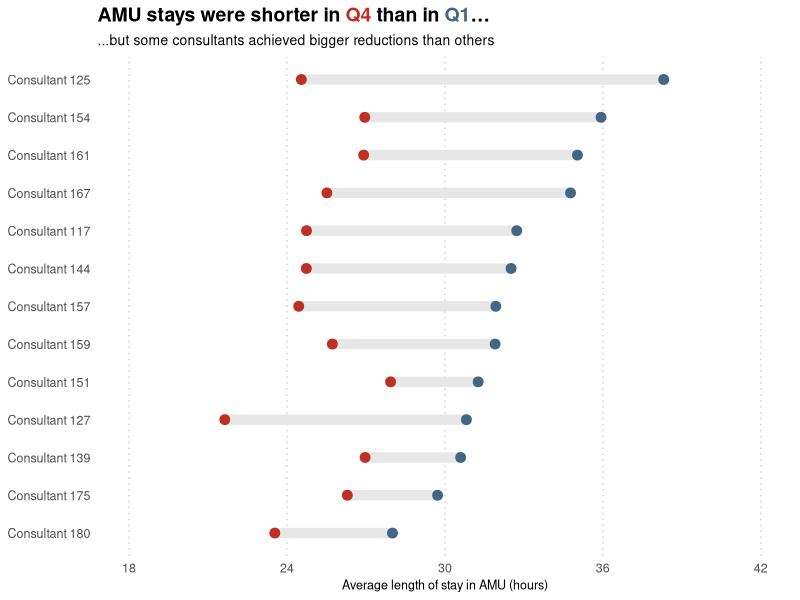

R code for this plot:

# Case Study No. 3 - AMU ALoS Dumbbell Chart (more conventional method) ---


# Step 0 - load the packages ----------------------------------------------

library(readxl)
library(tidyverse)
library(ggtext)


# Step 1 - import the data ------------------------------------------------

df_amu_stays <-
  read_xlsx("data/03_amu_stays.xlsx")


# Step 2 - delete the improbably long stays -------------------------------

df_amu_stays_a <-
  df_amu_stays |> 
  filter(amu_los_hours <= (7*24)) |> 
  arrange(desc(amu_los_hours))


# Step 3 - append a quarter variable --------------------------------5-----

df_amu_stays_b <-
  df_amu_stays_a |> 
  mutate(amu_end_quarter = case_when(amu_end_datetime <= '2014-12-28 23:59' ~ "q1",
                                     amu_end_datetime > '2014-12-28 23:59' 
                                     & amu_end_datetime <= '2015-03-29 23:59' ~ "q2",
                                     amu_end_datetime > '2015-03-29 23:59' 
                                     & amu_end_datetime <= '2015-06-28 23:59' ~ "q3",
                                     amu_end_datetime > '2014-12-28 23:59' ~ "q4")) |> 
  arrange(amu_end_datetime)


# Step 4 - check what happened to AMU ALoS q1 to q4 -----------------------

summary_amu_stays_q <-
  df_amu_stays_b |> 
  group_by(amu_end_quarter) |> 
  summarize(no_of_stays = n(),
            amu_alos = mean(amu_los_hours))


# Step 5 - delete the q2 and q4 stays -------------------------------------

df_amu_stays_c <-
  df_amu_stays_b |> 
  filter(amu_end_quarter == "q1" | amu_end_quarter == "q4")


# Step 6 - create a summary anon_cons_code league table -------------------

summary_amu_stays_cons <-
  df_amu_stays_c |> 
  group_by(anon_cons_code) |> 
  summarize(q1_stays = sum(if_else(amu_end_quarter == "q1", 1, 0)),
            q4_stays = sum(if_else(amu_end_quarter == "q4", 1, 0)),
            include = if_else(q1_stays > 50 & q4_stays > 50,"include", "exclude"))


# Step 7 - append the include variable to df_amu_stays_c ------------------

df_amu_stays_d <-
  df_amu_stays_c |> 
  left_join(summary_amu_stays_cons,
            join_by(anon_cons_code == anon_cons_code)) |> 
  filter(include == "include") |> 
  select(anon_id,
         anon_cons_code,
         amu_los_hours,
         amu_end_quarter) |> 
  filter(anon_cons_code != "Consultant 147")


# Step 8a - prepare the q1 summary table for plotting ------------------------

summary_amu_stays_plot_q1 <-
  df_amu_stays_d |> 
  filter(amu_end_quarter == "q1") |> 
  group_by(anon_cons_code) |> 
  summarize(alos_q1 = mean(amu_los_hours))
  

# Step 8b - prepare the q4 summary table for plotting ------------------------

summary_amu_stays_plot_q4 <-
  df_amu_stays_d |> 
  filter(amu_end_quarter == "q4") |> 
  group_by(anon_cons_code) |> 
  summarize(alos_q4 = mean(amu_los_hours))


# Step 9 - join the two summary tables together ---------------------------

summary_amu_stays_plot <-
  summary_amu_stays_plot_q1 |> 
  left_join(summary_amu_stays_plot_q4,
            join_by(anon_cons_code == anon_cons_code))

# Step 10 - draw the plot -------------------------------------------------
ggplot(data = summary_amu_stays_plot) +
  aes(y = reorder(anon_cons_code,
                  alos_q1)) +
  geom_segment(aes(x = alos_q1, xend = alos_q4,
                   y = anon_cons_code, yend = anon_cons_code),
               color = "#E7E7E7", 
               linewidth = 3.5) +
  geom_point(aes(x = alos_q1),
             size = 3,
             colour = "#436685") +
  geom_point(aes(x = alos_q4),
             size = 3,
             colour = "#BF2F24") +
  scale_x_continuous(limits = c(18, 42),
                     breaks = seq(18, 42, 6)) +
  labs(title = "AMU stays were shorter in <span style='color: #BF2F24;'>Q4</span> than in <span style='color: #436685;'>Q1</span>...",
       subtitle = "...but some consultants achieved bigger reductions than others",
       x = "Average length of stay in AMU (hours)",
       y = "") +
  theme_minimal() +
  theme(legend.position = "none",
        axis.title.y = element_blank(),
        plot.title = element_markdown(size=14, face = "bold"),
        plot.subtitle = element_text(size=10),
        axis.title=element_text(size=9),
        axis.text = element_text(size = 9),
        panel.grid.major.y = element_blank(),
        panel.grid.major.x = element_line(color = "lightgrey",
                                          size = 0.5,
                                          linetype = 3),
        panel.grid.minor.x = element_blank())
